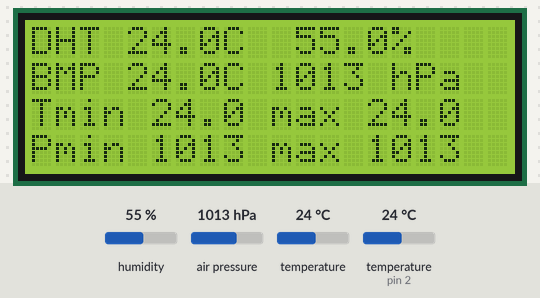
This sketch was run on a simulated Arduino Uno, built with avr-gcc and run on an emulated ATmega328P. Shown: 20×4 character LCD. Wiring (inferred from the names in the program): DHT22 sensor: data pin 2; PCF8574 port expander at I2C address 0x27; BMP280 pressure sensor at I2C address 0x76. Wiring (inferred from the signals the program sends): character LCD (HD44780): RS Q0; E Q2; backlight Q3; data Q4, Q5, Q6, Q7. The test bench sets the inputs (shaded band); at power-on: air pressure 1013 hPa, humidity 55 %, temperature 24 °C, temperature (sensor on pin 2) 24 °C. What the sketch prints to the serial monitor is not drawn.

Above: at 1.3 s.
1.4 s: air pressure set to 952 hPa
At 3.4 s:
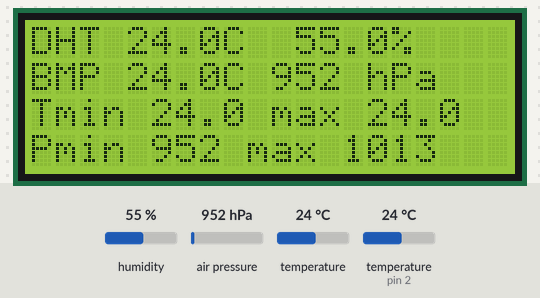
4.9 s: humidity set to 22 %
At 6.6 s:
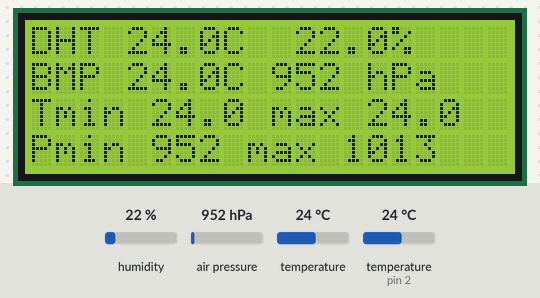
8.4 s: temperature (sensor 0) set to 12 °C
At 11.9 s:
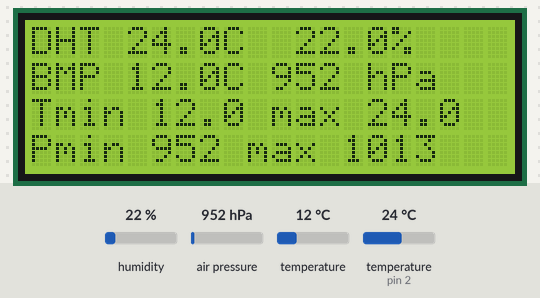
12.3 s: temperature (sensor on pin 2) set to 12 °C
At 14.8 s:
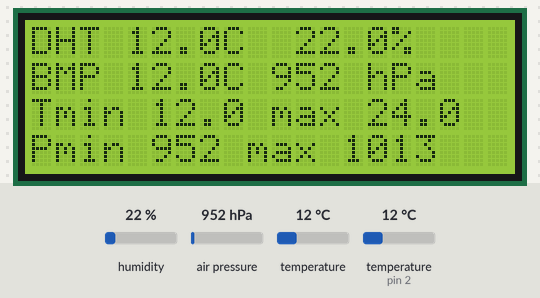
15.8 s: air pressure set to 975 hPa
At 17.2 s:
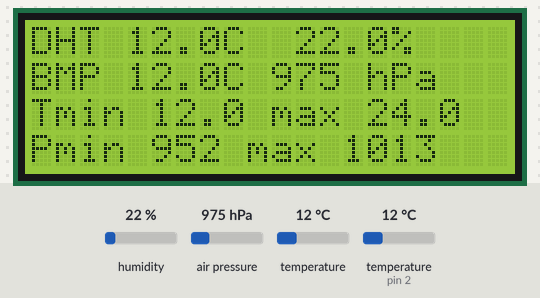
19.3 s: humidity set to 40 %
At 22.4 s:
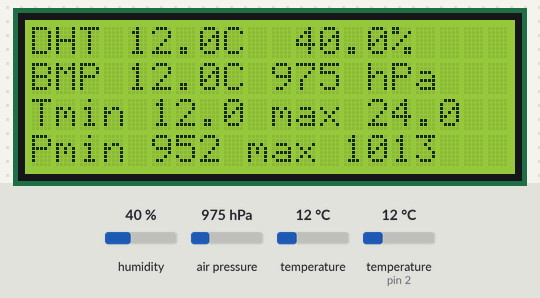
Timing chart, 0 to 23.8 s (numbered marks = the images above; inputs shaded):
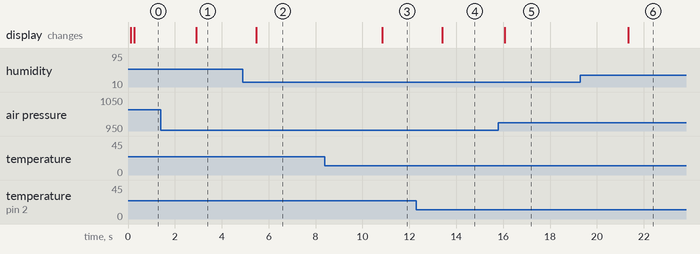

Measured:
- after the input at 1.4 s, the display: changes after 1.5 s (image 1)
- after the input at 4.9 s, the display: changes after 0.58 s (image 2)
- after the input at 8.4 s, the display: changes after 2.4 s (image 3)
- after the input at 12.3 s, the display: changes after 1.1 s (image 4)
- after the input at 15.8 s, the display: changes after 0.28 s (image 5)
- after the input at 19.3 s, the display: changes after 2.0 s (image 6)

The sketch:

weather-station-default.ino
```cpp
// Lesson 17: weather station. BMP280 (I2C 0x76, 3.3 V) + DHT22 (one wire on D2) -> 20x4 LCD (I2C 0x27) with min and max since power-up.
// Every driver here is ours: the BMP280 reader follows the integer compensation formulas of the public datasheet, the DHT22 reader times
// each pulse itself, and the LCD speaks to its PCF8574 backpack in 4-bit mode. Only Wire is used.
unsigned int readEvery = 2500;   // ms between screen updates (the DHT22 needs at least 2 s between readings)

#include <Wire.h>

const byte LCD = 0x27;
const byte BMP = 0x76;
const byte DATA_PIN = 2;

// ---------- LCD 20x4 ----------
void expander(byte v) { Wire.beginTransmission(LCD); Wire.write(v); Wire.endTransmission(); }
void nibble(byte n, byte rs) {
  byte v = (n << 4) | 0x08 | rs;   // backlight stays on
  expander(v | 0x04);              // E high ...
  delayMicroseconds(1);
  expander(v);                     // ... E low: the controller latches the nibble on this falling edge
  delayMicroseconds(50);
}
void lcdSend(byte b, byte rs) { nibble(b >> 4, rs); nibble(b & 0x0F, rs); }
void lcdInit() {
  delay(50);
  nibble(0x3, 0); delay(5);
  nibble(0x3, 0); delay(1);
  nibble(0x3, 0); delay(1);
  nibble(0x2, 0); delay(1);
  lcdSend(0x28, 0); lcdSend(0x0C, 0); lcdSend(0x01, 0); delay(2); lcdSend(0x06, 0);
}
const byte ROW_START[4] = {0x00, 0x40, 0x14, 0x54};   // DDRAM start of the four rows of a 20x4 display
void lcdRow(byte row, const char *text) {
  lcdSend(0x80 | ROW_START[row], 0);
  bool end = false;
  for (byte i = 0; i < 20; i++) {
    char ch = ' ';
    if (!end && text[i]) ch = text[i]; else end = true;
    lcdSend(ch, 1);
  }
}

// ---------- text helpers ----------
char *str(char *p, const char *s) { while (*s) *p++ = *s++; return p; }
char *num(char *p, long v) {
  if (v < 0) { *p++ = '-'; v = -v; }
  char t[8]; byte n = 0;
  do { t[n++] = '0' + v % 10; v /= 10; } while (v);
  while (n) *p++ = t[--n];
  return p;
}
// Serial twin of tenths(): 245 -> 24.5, -5 -> -0.5
void printTenths(long v) {
  if (v < 0) { Serial.print('-'); v = -v; }
  Serial.print(v / 10); Serial.print('.'); Serial.print(v % 10);
}

char *tenths(char *p, long v) {   // v is in tenths: 245 -> 24.5
  if (v < 0) { *p++ = '-'; v = -v; }
  p = num(p, v / 10);
  *p++ = '.';
  *p++ = '0' + v % 10;
  return p;
}

// ---------- DHT22 ----------
bool waitFor(bool level, byte maxPasses) {
  while (digitalRead(DATA_PIN) != level) { if (maxPasses-- == 0) return false; }
  return true;
}
bool readDht(int &tempT, int &humT) {
  byte b[5] = {0, 0, 0, 0, 0};
  pinMode(DATA_PIN, OUTPUT);
  digitalWrite(DATA_PIN, LOW);
  delay(18);                        // start signal: wire low for 18 ms
  digitalWrite(DATA_PIN, HIGH);
  pinMode(DATA_PIN, INPUT);
  noInterrupts();
  bool ok = waitFor(LOW, 100) && waitFor(HIGH, 100) && waitFor(LOW, 100);
  for (byte i = 0; ok && i < 40; i++) {
    ok = waitFor(HIGH, 100);
    if (!ok) break;
    delayMicroseconds(45);          // high for ~27 us is a 0, ~70 us is a 1: look 45 us in
    b[i / 8] = (b[i / 8] << 1) | digitalRead(DATA_PIN);
    ok = waitFor(LOW, 100);
  }
  interrupts();
  if (!ok || (byte)(b[0] + b[1] + b[2] + b[3]) != b[4]) return false;
  humT = ((unsigned int)b[0] << 8) | b[1];
  tempT = ((unsigned int)(b[2] & 0x7F) << 8) | b[3];
  if (b[2] & 0x80) tempT = -tempT;
  return true;
}

// ---------- BMP280 ----------
uint16_t dT1, dP1; int16_t dT2, dT3, dP2, dP3, dP4, dP5, dP6, dP7, dP8, dP9;
int32_t tfine;
uint8_t rd8(uint8_t r) { Wire.beginTransmission(BMP); Wire.write(r); Wire.endTransmission(false); Wire.requestFrom(BMP, (uint8_t)1); return Wire.read(); }
uint16_t rd16(uint8_t r) { Wire.beginTransmission(BMP); Wire.write(r); Wire.endTransmission(false); Wire.requestFrom(BMP, (uint8_t)2); uint8_t lo = Wire.read(); uint8_t hi = Wire.read(); return lo | (hi << 8); }
int32_t compT(int32_t adc) {        // 0.01 degrees C
  int32_t v1 = (((adc >> 3) - ((int32_t)dT1 << 1)) * (int32_t)dT2) >> 11;
  int32_t v2 = (((((adc >> 4) - (int32_t)dT1) * ((adc >> 4) - (int32_t)dT1)) >> 12) * (int32_t)dT3) >> 14;
  tfine = v1 + v2;
  return (tfine * 5 + 128) >> 8;
}
uint32_t compP(int32_t adc) {       // Pa in Q24.8
  int64_t v1 = (int64_t)tfine - 128000;
  int64_t v2 = v1 * v1 * (int64_t)dP6;
  v2 = v2 + ((v1 * (int64_t)dP5) << 17);
  v2 = v2 + (((int64_t)dP4) << 35);
  v1 = ((v1 * v1 * (int64_t)dP3) >> 8) + ((v1 * (int64_t)dP2) << 12);
  v1 = (((((int64_t)1) << 47) + v1)) * ((int64_t)dP1) >> 33;
  if (v1 == 0) return 0;
  int64_t p = 1048576 - adc;
  p = (((p << 31) - v2) * 3125) / v1;
  v1 = (((int64_t)dP9) * (p >> 13) * (p >> 13)) >> 25;
  v2 = (((int64_t)dP8) * p) >> 19;
  p = ((p + v1 + v2) >> 8) + (((int64_t)dP7) << 4);
  return (uint32_t)p;
}
bool bmpOk = false;
bool bmpInit() {
  if (rd8(0xD0) != 0x58) return false;   // chip id of the BMP280
  dT1 = rd16(0x88); dT2 = rd16(0x8A); dT3 = rd16(0x8C);
  dP1 = rd16(0x8E); dP2 = rd16(0x90); dP3 = rd16(0x92); dP4 = rd16(0x94); dP5 = rd16(0x96);
  dP6 = rd16(0x98); dP7 = rd16(0x9A); dP8 = rd16(0x9C); dP9 = rd16(0x9E);
  return true;
}
// One forced measurement: temperature in tenths of a degree, pressure in whole hPa.
void readBmp(long &tempT, long &hpa) {
  Wire.beginTransmission(BMP); Wire.write(0xF4); Wire.write((2 << 5) | (3 << 2) | 1); Wire.endTransmission();   // T x2, P x4, forced
  delay(30);
  Wire.beginTransmission(BMP); Wire.write(0xF7); Wire.endTransmission(false);
  Wire.requestFrom(BMP, (uint8_t)6);
  uint8_t d[6];
  for (uint8_t i = 0; i < 6; i++) d[i] = Wire.read();
  int32_t adcP = ((int32_t)d[0] << 12) | ((int32_t)d[1] << 4) | (d[2] >> 4);
  int32_t adcT = ((int32_t)d[3] << 12) | ((int32_t)d[4] << 4) | (d[5] >> 4);
  int32_t t = compT(adcT);
  uint32_t p = compP(adcP);
  tempT = (t >= 0 ? t + 5 : t - 5) / 10;
  hpa = ((p >> 8) + 50) / 100;
}

// ---------- the station ----------
long tMin, tMax, pMin, pMax;
bool haveRange = false;

void setup() {
  Serial.begin(9600);
  pinMode(DATA_PIN, INPUT);
  Wire.begin();
  lcdInit();
  bmpOk = bmpInit();
  lcdRow(0, "Weather station");
  lcdRow(1, bmpOk ? "Measuring..." : "BMP280 not found");
  Serial.println("ready");
}

void loop() {
  int dhtT = 0, dhtH = 0;
  bool dhtOk = readDht(dhtT, dhtH);
  long bmpT = 0, hpa = 0;
  if (bmpOk) {
    readBmp(bmpT, hpa);
    if (!haveRange) { tMin = tMax = bmpT; pMin = pMax = hpa; haveRange = true; }
    if (bmpT < tMin) tMin = bmpT;
    if (bmpT > tMax) tMax = bmpT;
    if (hpa < pMin) pMin = hpa;
    if (hpa > pMax) pMax = hpa;
  }
  char line[24];
  char *p;
  if (dhtOk) {
    p = str(line, "DHT "); p = tenths(p, dhtT); p = str(p, "C  "); p = tenths(p, dhtH); p = str(p, "%");
  } else {
    p = str(line, "DHT22 no answer");
  }
  *p = 0;
  lcdRow(0, line);
  if (bmpOk) {
    p = str(line, "BMP "); p = tenths(p, bmpT); p = str(p, "C "); p = num(p, hpa); p = str(p, " hPa"); *p = 0;
    lcdRow(1, line);
    p = str(line, "Tmin "); p = tenths(p, tMin); p = str(p, " max "); p = tenths(p, tMax); *p = 0;
    lcdRow(2, line);
    p = str(line, "Pmin "); p = num(p, pMin); p = str(p, " max "); p = num(p, pMax); *p = 0;
    lcdRow(3, line);
    Serial.print("T="); printTenths(bmpT);
    Serial.print(" P="); Serial.print(hpa);
    Serial.print(" Tmin="); printTenths(tMin); Serial.print(" Tmax="); printTenths(tMax); Serial.println();
  }
  delay(readEvery);
}
```
